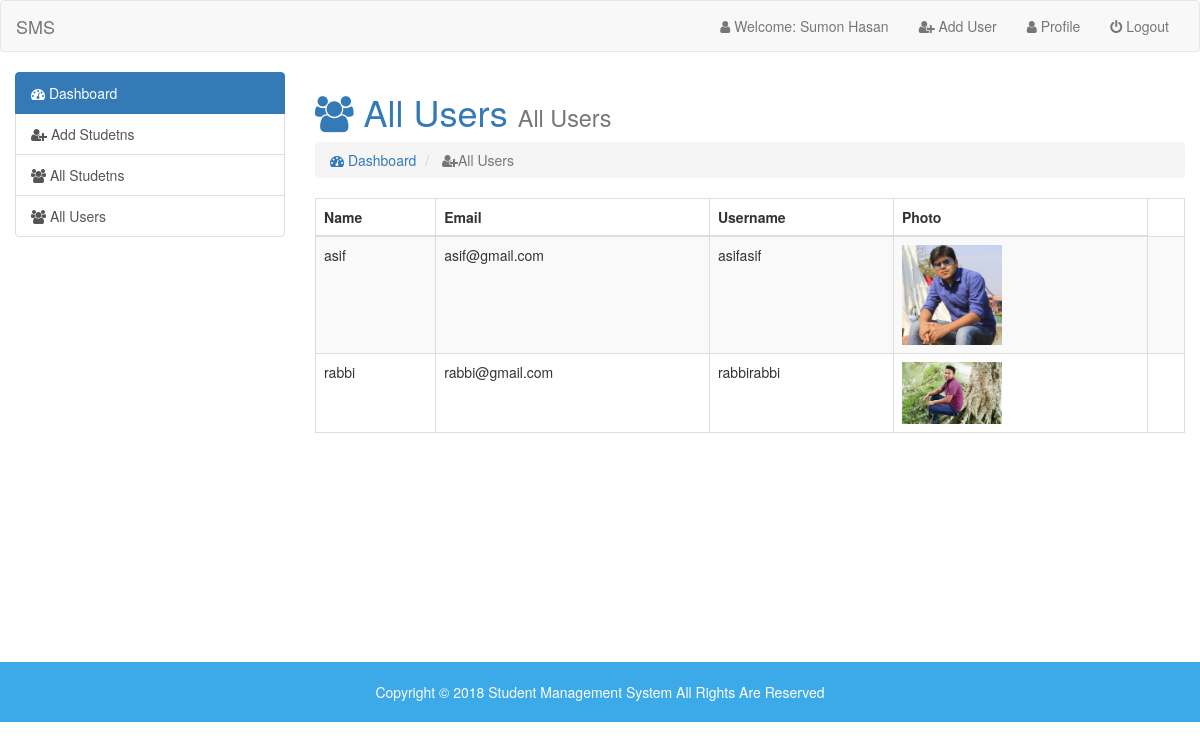
The app's page /php_pro1/admin/index.php?page=all-users (signed in) with its own data.
### tables this page shows
CREATE TABLE `users` (
  `id` int(5) NOT NULL,
  `name` varchar(50) NOT NULL,
  `email` varchar(50) NOT NULL,
  `username` varchar(50) NOT NULL,
  `password` varchar(100) NOT NULL,
  `photo` varchar(50) NOT NULL,
  `status` varchar(10) NOT NULL,
  `datetime` timestamp NOT NULL DEFAULT current_timestamp()
);

### php_pro1/admin/all-users.php (the view)
<h1 class="text-primary"><i class="fa fa-users"></i> All Users <small>All Users</small> </h1>
<ol class="breadcrumb">
  <li> <a href="index.php?page=dashboard"> <i class="fa fa-dashboard"></i> Dashboard</a></li>
  <li class="active"> <i class="fa fa-user-plus"></i>All Users</li>
</ol>
<div class=" table-responsive">
<table id="data" class="table table-hover table-bordered table-striped">
<thead>
<tr>
  <th>Name</th>
  <th>Email</th>
  <th>Username</th>
  <th>Photo</th>
</tr>
</thead>
<tbody>
  <?php
  $db_sinfo = mysqli_query($linnk, "SELECT * FROM `users` ");
  while ($row = mysqli_fetch_assoc($db_sinfo)) {?>
  <tr>
    <td><?php echo  $row['name']; ?></td>
    <td><?php echo $row['email']; ?></td>
    <td><?php echo $row['username']; ?></td>
    <td> <img style="width: 100px" src="images/<?php echo $row['photo']; ?>" alt=""> </td>
    <td>
    </td>
  </tr>
  <?php
}
 ?>
</tbody>
</table>
</div>

### php_pro1/css/navbar-fixed.css (style rules this page uses)
html, body { height: 100%; }

### records on screen
users: name "asif", email "asif@gmail.com", username "asifasif", photo (picture)
users: name "rabbi", email "rabbi@gmail.com", username "rabbirabbi", photo (picture)
